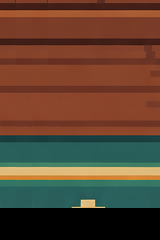

This is a level from a 2D game, rendered from its Tiled map with the project's own tilesets. A one-line summary and the complete map file follow:
An orthogonal 10x15 tile map with 16x16 px tiles, 1 tile layer (Capa de patrones 1), 2 tilesets.

<map version="1.10" tiledversion="1.12.2" orientation="orthogonal" renderorder="right-down" width="10" height="15" tilewidth="16" tileheight="16" infinite="0" nextlayerid="3" nextobjectid="1">
 <tileset firstgid="1" name="fondo" tilewidth="16" tileheight="16" tilecount="6144" columns="64">
  <image source="../img/fondo.png" width="1024" height="1536" />
 </tileset>
 <tileset firstgid="6145" name="fondo" tilewidth="160" tileheight="240" tilecount="36" columns="6">
  <image source="../img/fondo.png" width="1024" height="1536" />
 </tileset>
 <layer id="2" name="Capa de patrones 1" width="10" height="15">
  <data encoding="csv">
6180,0,0,0,0,0,0,0,0,0,
6180,0,0,0,0,0,0,0,0,0,
0,0,0,0,0,0,0,0,0,0,
0,0,0,6179,6180,0,0,0,0,0,
0,0,0,0,0,0,0,0,0,0,
0,0,0,0,0,0,0,0,0,0,
0,0,0,0,0,0,0,0,0,0,
0,0,0,0,0,0,0,0,0,0,
0,0,0,0,0,0,0,0,0,0,
0,0,0,0,0,0,0,0,0,0,
0,0,0,0,0,0,0,0,0,0,
0,0,6179,6180,0,0,0,0,0,0,
6179,6180,6179,6180,0,0,0,0,0,0,
0,0,0,0,0,0,0,0,0,0,
0,0,0,0,0,0,0,0,0,0
</data>
 </layer>
</map>
